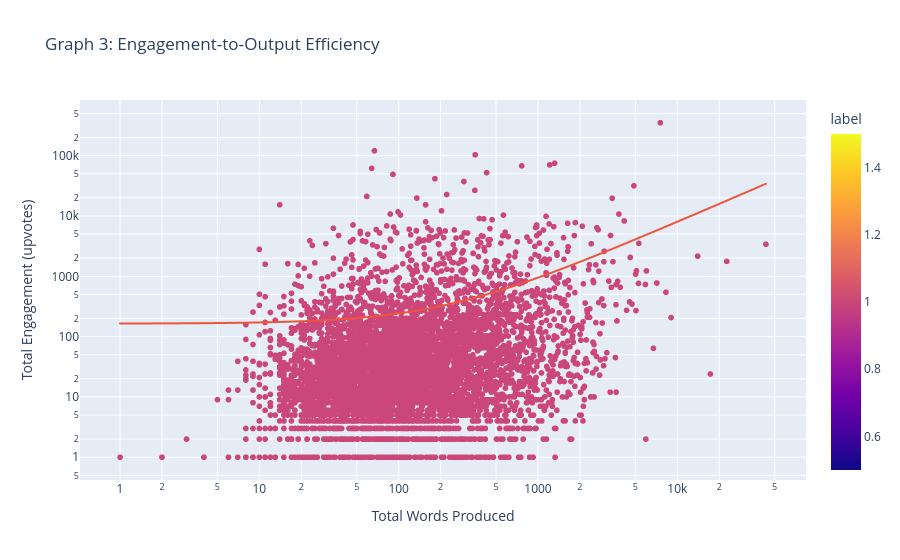

This figure's notebook cell:
### Code cell
plot_efficiency(df_human_raw)

### Figure 1 — Plotly figure (JSON) as saved in the notebook; plotly's stock layout.template omitted (floating-point values rounded to 4 significant figures; data arrays with more than 128 entries replaced by an {"elided": "..."} marker saying what was removed)
{"data": [{"customdata": {"elided": "6522x1 str values"}, "hovertemplate": "total_words=%{x}<br>total_engagement=%{y}<br>author=%{customdata[0]}<br>label=%{marker.color}<extra></extra>", "legendgroup": "", "marker": {"color": {"elided": "6522 int values"}, "coloraxis": "coloraxis", "symbol": "circle"}, "mode": "markers", "name": "", "showlegend": false, "type": "scattergl", "x": {"elided": "6522 int values"}, "xaxis": "x", "y": {"elided": "6522 int values"}, "yaxis": "y"}, {"hovertemplate": "<b>OLS trendline</b><br>total_engagement = 0.786215 * total_words + 163.958<br>R<sup>2</sup>=0.015040<br><br>total_words=%{x}<br>total_engagement=%{y} <b>(trend)</b><extra></extra>", "legendgroup": "", "marker": {"symbol": "circle"}, "mode": "lines", "name": "", "showlegend": false, "type": "scattergl", "x": {"elided": "6522 int values"}, "xaxis": "x", "y": {"elided": "6522 float values"}, "yaxis": "y"}], "layout": {"coloraxis": {"colorbar": {"title": {"text": "label"}}, "colorscale": [[0, "#0d0887"], [0.1111, "#46039f"], [0.2222, "#7201a8"], [0.3333, "#9c179e"], [0.4444, "#bd3786"], [0.5556, "#d8576b"], [0.6667, "#ed7953"], [0.7778, "#fb9f3a"], [0.8889, "#fdca26"], [1, "#f0f921"]]}, "legend": {"tracegroupgap": 0}, "title": {"text": "Graph 3: Engagement‑to‑Output Efficiency"}, "xaxis": {"anchor": "y", "domain": [0, 1], "title": {"text": "Total Words Produced"}, "type": "log"}, "yaxis": {"anchor": "x", "domain": [0, 1], "title": {"text": "Total Engagement (upvotes)"}, "type": "log"}}}
